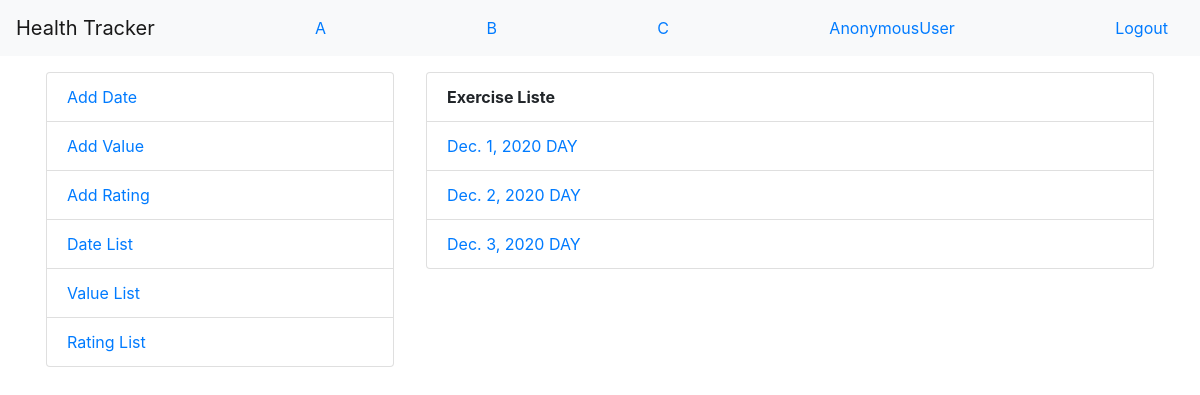
/health_tracker/date/list/, run on the app's committed database.
### health_tracker/models.py (models this page shows, shortened)
class Date(models.Model):
    DAY = "DAY"
    WEEK = "WEEK"
    OPTION = [(DAY, 'Day'), (WEEK, 'Week')]
    date=models.DateField(default=datetime.date.today)
    option=models.TextField(choices=OPTION)
    def get_absolute_url(self):
        return reverse('health_tracker:date_detail', args=[self.pk])

### health_tracker/templates/health_tracker/date_list.html (shortened to what this page needs)
{% extends "health_tracker/base.html" %}
{% block content %}
<ul class="list-group">
    <li class="list-group-item"><b>Exercise Liste</b></li>
    {% for object in object_list %}
    <li class="list-group-item"><a href="{{object.get_absolute_url}}">{{ object.date }}      {{ object.option }}</a></li>
    {% endfor %}
</ul>
{% endblock %}

### data on the page
Date: date "Dec. 1, 2020", option "DAY"
Date: date "Dec. 2, 2020", option "DAY"
Date: date "Dec. 3, 2020", option "DAY"

### other printed values
{{ user }} "AnonymousUser"
